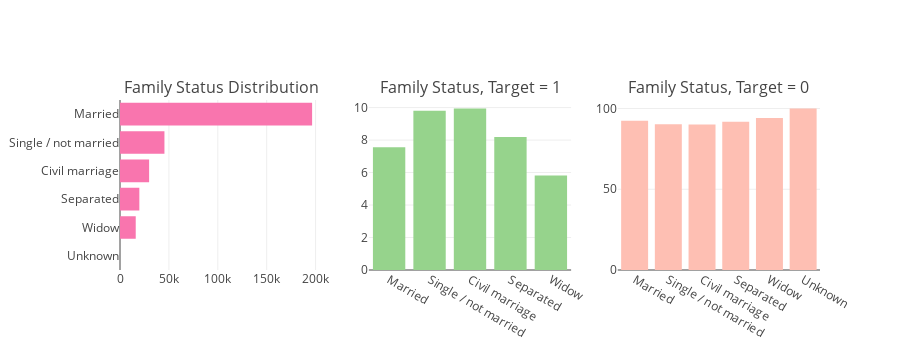

Notebook cell for this chart:
### Markdown cell above
> In the applicant's data women have applied for a larger majority of loans which is almost the double as the men. In total, there are about 202,448 loan applications filed by females in contrast to about 105,059 applications filed by males. However, a larger percentage (about 10% of the total) of men had the problems in paying the loan or making installments within time as compared to women applicants (about 7%). 

### <a href="2.4">2.4 Family Status of Applicants </a>

### Code cell
tr0 = bar_hor(app_train, "NAME_FAMILY_STATUS", "Distribution of CODE_GENDER Variable" ,"#f975ae", w=700, lm=100, return_trace= True)
tr1, tr2 = gp('NAME_FAMILY_STATUS', 'Distribution of Target with Applicant Gender')

fig = tools.make_subplots(rows=1, cols=3, print_grid=False, subplot_titles = ["Family Status Distribution" , "Family Status, Target = 1" ,"Family Status, Target = 0"])
fig.append_trace(tr0, 1, 1);
fig.append_trace(tr1, 1, 2);
fig.append_trace(tr2, 1, 3);
fig['layout'].update(height=350, showlegend=False, margin=dict(l=120));
iplot(fig);

### Figure 1 — Plotly figure (JSON) as saved in the notebook; plotly's stock layout.template omitted (floating-point values rounded to 4 significant figures)
{"data": [{"marker": {"color": "#f975ae"}, "orientation": "h", "type": "bar", "uid": "2c2f46b0-959c-11e8-836f-343dc4786be4", "x": [2, 16088, 19770, 29775, 45444, 196432], "xaxis": "x", "y": ["Unknown", "Widow", "Separated", "Civil marriage", "Single / not married", "Married"], "yaxis": "y"}, {"marker": {"color": "#96D38C"}, "name": "Target : 1", "type": "bar", "uid": "2c31a8ec-959c-11e8-bacc-343dc4786be4", "x": ["Married", "Single / not married", "Civil marriage", "Separated", "Widow"], "xaxis": "x2", "y": [7.56, 9.808, 9.945, 8.194, 5.824], "yaxis": "y2"}, {"marker": {"color": "#FEBFB3"}, "name": "Target : 0", "type": "bar", "uid": "2c31a8ed-959c-11e8-ab55-343dc4786be4", "x": ["Married", "Single / not married", "Civil marriage", "Separated", "Widow", "Unknown"], "xaxis": "x3", "y": [92.44, 90.19, 90.06, 91.81, 94.18, 100], "yaxis": "y3"}], "layout": {"annotations": [{"font": {"size": 16}, "showarrow": false, "text": "Family Status Distribution", "x": 0.1444, "xanchor": "center", "xref": "paper", "y": 1, "yanchor": "bottom", "yref": "paper"}, {"font": {"size": 16}, "showarrow": false, "text": "Family Status, Target = 1", "x": 0.5, "xanchor": "center", "xref": "paper", "y": 1, "yanchor": "bottom", "yref": "paper"}, {"font": {"size": 16}, "showarrow": false, "text": "Family Status, Target = 0", "x": 0.8556, "xanchor": "center", "xref": "paper", "y": 1, "yanchor": "bottom", "yref": "paper"}], "height": 350, "margin": {"l": 120}, "showlegend": false, "xaxis": {"anchor": "y", "domain": [0, 0.2889]}, "xaxis2": {"anchor": "y2", "domain": [0.3556, 0.6444]}, "xaxis3": {"anchor": "y3", "domain": [0.7111, 1]}, "yaxis": {"anchor": "x", "domain": [0, 1]}, "yaxis2": {"anchor": "x2", "domain": [0, 1]}, "yaxis3": {"anchor": "x3", "domain": [0, 1]}}}
